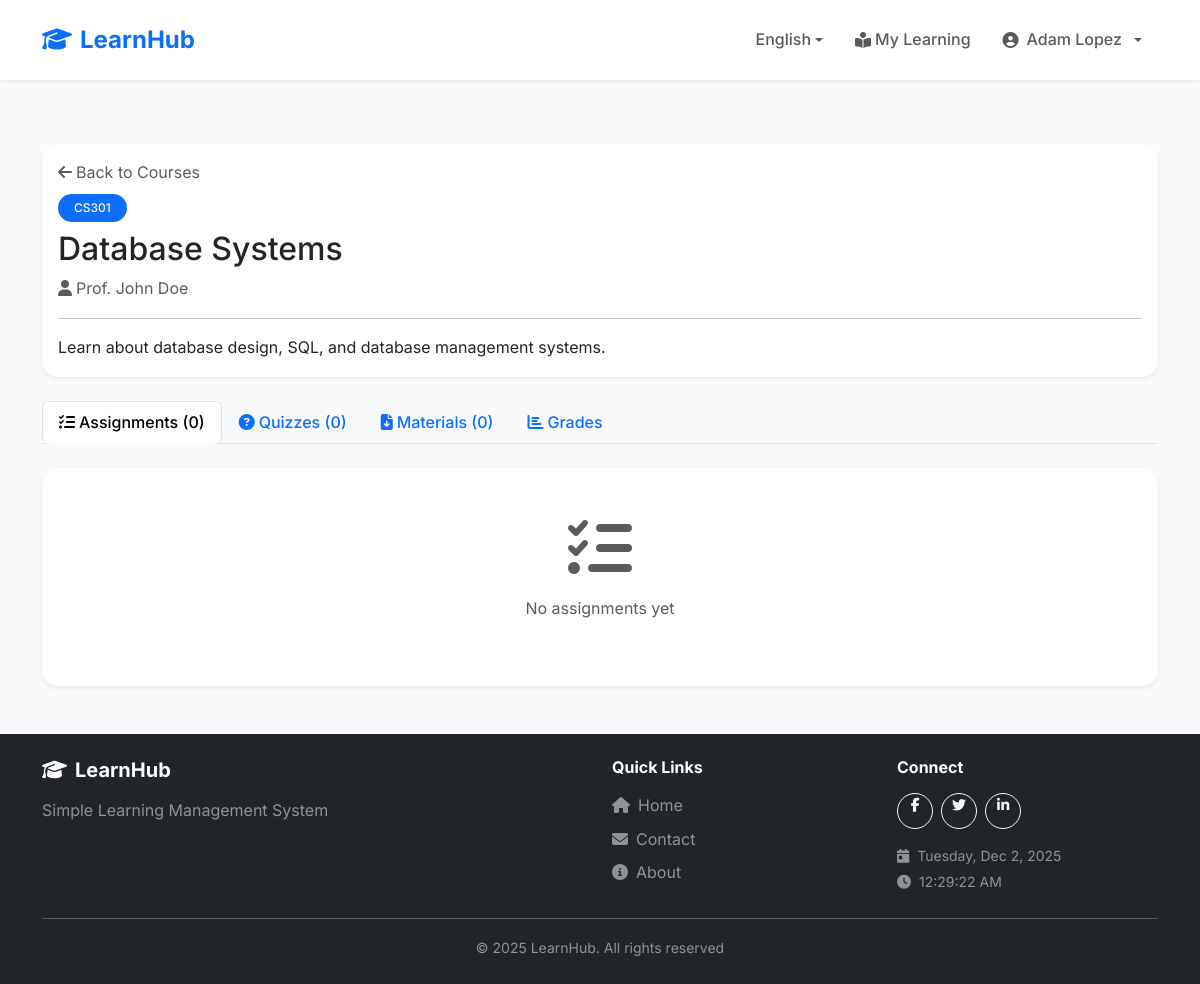
Screenshot of /student/course-details.php?id=1 (signed in) with the database file from the repository.
### tables this page shows
CREATE TABLE users (
    id INT AUTO_INCREMENT PRIMARY KEY,
    username VARCHAR(50) UNIQUE NOT NULL,
    email VARCHAR(100) UNIQUE NOT NULL,
    password VARCHAR(255) NOT NULL,
    full_name VARCHAR(100) NOT NULL,
    role ENUM('student', 'teacher', 'admin') DEFAULT 'student',
    status ENUM('pending', 'approved', 'rejected', 'suspended') DEFAULT 'approved',
    student_id VARCHAR(20) NULL,
    profile_picture VARCHAR(255) NULL,
    phone VARCHAR(20) NULL,
    bio TEXT NULL,
    verification_token VARCHAR(100) NULL,
    verification_document VARCHAR(255) NULL,
    verified_at TIMESTAMP NULL,
    verified_by INT NULL,
    created_at TIMESTAMP DEFAULT CURRENT_TIMESTAMP,
    FOREIGN KEY (verified_by) REFERENCES users(id) ON DELETE SET NULL
);

CREATE TABLE enrollments (
    id INT AUTO_INCREMENT PRIMARY KEY,
    student_id INT NOT NULL,
    course_id INT NOT NULL,
    enrolled_at TIMESTAMP DEFAULT CURRENT_TIMESTAMP,
    FOREIGN KEY (student_id) REFERENCES users(id) ON DELETE CASCADE,
    FOREIGN KEY (course_id) REFERENCES courses(id) ON DELETE CASCADE,
    UNIQUE KEY unique_enrollment (student_id, course_id)
);

CREATE TABLE courses (
    id INT AUTO_INCREMENT PRIMARY KEY,
    teacher_id INT NOT NULL,
    course_code VARCHAR(20) NOT NULL,
    course_name VARCHAR(100) NOT NULL,
    description TEXT,
    created_at TIMESTAMP DEFAULT CURRENT_TIMESTAMP,
    FOREIGN KEY (teacher_id) REFERENCES users(id) ON DELETE CASCADE
);

### config/languages.php (called while the page is built, shortened)
<?php
$currentLanguage = $_SESSION['language'];
$translationFile = __DIR__ . '/../lang/' . $currentLanguage . '.php';
if (file_exists($translationFile)) {
    $translations = require $translationFile;
} else {
    $translations = require __DIR__ . '/../lang/en.php';
}
function __($key) {
    global $translations;
    return $translations[$key] ?? $key;
}
function getCurrentLanguage() {
    return $_SESSION['language'] ?? 'en';
}
function getLanguageDirection() {
    $rtlLanguages = ['ar'];
    return in_array(getCurrentLanguage(), $rtlLanguages) ? 'rtl' : 'ltr';
}

### config/helpers/auth.php (called while the page is built, shortened)
<?php
function isLoggedIn() {
    return isset($_SESSION['user_id']);
}
function getCurrentUser() {
    global $pdo;
    if ($pdo) {
        $stmt = $pdo->prepare("SELECT * FROM users WHERE id = ?");
        $stmt->execute([$_SESSION['user_id']]);
        return $stmt->fetch();
    }
    return [
        'id' => $_SESSION['user_id'] ?? null,
        'full_name' => $_SESSION['user_name'] ?? '',
        'role' => $_SESSION['user_role'] ?? ''
    ];
}
function hasRole($role) {
    return isset($_SESSION['user_role']) && $_SESSION['user_role'] === $role;
}
?>

### config/helpers/validation.php (called while the page is built, shortened)
<?php
function sanitize($input) {
    return htmlspecialchars(trim($input), ENT_QUOTES, 'UTF-8');
}
?>

### student/course-details.php (the view, shortened to what this page needs)
<?php
require_once '../config/config.php';
$user = getCurrentUser();
$courseId = $_GET['id'] ?? 0;
$stmt = $pdo->prepare("
    SELECT c.*, u.full_name as teacher_name,
           e.id as enrollment_id
    FROM courses c
    JOIN enrollments e ON c.id = e.course_id
    JOIN users u ON c.teacher_id = u.id
    WHERE c.id = ? AND e.student_id = ?
");
$stmt->execute([$courseId, $user['id']]);
$course = $stmt->fetch();
$stmt = $pdo->prepare("
    SELECT a.*,
           s.id as submission_id,
           s.grade,
           s.submitted_at,
           s.feedback
    FROM assignments a
    LEFT JOIN submissions s ON a.id = s.assignment_id AND s.student_id = ?
    WHERE a.course_id = ?
    ORDER BY a.due_date DESC
");
$stmt->execute([$user['id'], $courseId]);
$assignments = $stmt->fetchAll();
$stmt = $pdo->prepare("
    SELECT q.*,
           (SELECT COUNT(*) FROM quiz_attempts WHERE quiz_id = q.id AND student_id = ? AND completed_at IS NOT NULL) as completed_attempts,
           (SELECT score FROM quiz_attempts WHERE quiz_id = q.id AND student_id = ? AND completed_at IS NOT NULL ORDER BY score DESC LIMIT 1) as best_score
    FROM quizzes q
    WHERE q.course_id = ?
    ORDER BY q.due_date DESC
");
$stmt->execute([$user['id'], $user['id'], $courseId]);
$quizzes = $stmt->fetchAll();
$stmt = $pdo->prepare("
    SELECT m.*
    FROM materials m
    WHERE m.course_id = ?
    ORDER BY m.uploaded_at DESC
");
$stmt->execute([$courseId]);
$materials = $stmt->fetchAll();
include '../includes/header.php';
?>
<div class="container my-5">
    <div class="card border-0 shadow-sm mb-4">
        <div class="card-body">
            <div class="d-flex justify-content-between align-items-start">
                <div>
                    <div class="mb-2">
                        <a href="course.php" class="text-decoration-none text-muted">
                            <i class="fas fa-arrow-left me-1"></i>Back to Courses
                        </a>
                    </div>
                    <span class="badge bg-primary mb-2"><?= sanitize($course['course_code']) ?></span>
                    <h2 class="mb-2"><?= sanitize($course['course_name']) ?></h2>
                    <p class="text-muted mb-0">
                        <i class="fas fa-user me-1"></i><?= sanitize($course['teacher_name']) ?>
                    </p>
                </div>
            </div>
            <?php if ($course['description']): ?>
                <hr>
                <p class="mb-0"><?= nl2br(sanitize($course['description'])) ?></p>
            <?php endif; ?>
        </div>
    </div>
    <ul class="nav nav-tabs mb-4" role="tablist">
        <li class="nav-item" role="presentation">
            <button class="nav-link active" data-bs-toggle="tab" data-bs-target="#assignments-tab" type="button">
                <i class="fas fa-tasks me-1"></i>Assignments (<?= count($assignments) ?>)
            </button>
        </li>
        <li class="nav-item" role="presentation">
            <button class="nav-link" data-bs-toggle="tab" data-bs-target="#quizzes-tab" type="button">
                <i class="fas fa-question-circle me-1"></i>Quizzes (<?= count($quizzes) ?>)
            </button>
        </li>
        <li class="nav-item" role="presentation">
            <button class="nav-link" data-bs-toggle="tab" data-bs-target="#materials-tab" type="button">
                <i class="fas fa-file-download me-1"></i>Materials (<?= count($materials) ?>)
            </button>
        </li>
        <li class="nav-item" role="presentation">
            <button class="nav-link" data-bs-toggle="tab" data-bs-target="#grades-tab" type="button">
                <i class="fas fa-chart-bar me-1"></i>Grades
            </button>
        </li>
    </ul>
    <div class="tab-content">
        <div class="tab-pane fade show active" id="assignments-tab">
            <?php if (empty($assignments)): ?>
                <div class="card border-0 shadow-sm">
                    <div class="card-body text-center py-5">
                        <i class="fas fa-tasks fa-4x text-muted mb-3"></i>
                        <p class="text-muted">No assignments yet</p>
                    </div>
                </div>
            <?php endif; ?>
        </div>
    </div>
</div>
<?php include '../includes/footer.php'; ?>

### includes/header.php (shortened to what this page needs)
<?php
$currentUser = getCurrentUser();
?>
<!DOCTYPE html>
<html lang="<?= getCurrentLanguage() ?>" dir="<?= getLanguageDirection() ?>">
<head>
    <link href="https://cdn.jsdelivr.net/npm/bootstrap@5.3.2/dist/css/bootstrap.min.css" rel="stylesheet">
    <link rel="stylesheet" href="https://cdnjs.cloudflare.com/ajax/libs/font-awesome/6.4.2/css/all.min.css">
    <link rel="stylesheet" href="<?= SITE_URL ?>/assets/css/style.css?v=<?= time() ?>">
</head>
<body>
    <nav class="navbar navbar-expand-lg navbar-light bg-white shadow-sm sticky-top">
        <div class="container">
            <a class="navbar-brand fw-bold text-primary" href="<?= SITE_URL ?>">
                <i class="fas fa-graduation-cap <?= getLanguageDirection() === 'rtl' ? 'ms-2' : 'me-2' ?>"></i><?= SITE_NAME ?>
            </a>
            <div class="collapse navbar-collapse" id="navbarNav">
                <ul class="navbar-nav <?= getLanguageDirection() === 'rtl' ? 'me-auto' : 'ms-auto' ?> align-items-center">
                    <li class="nav-item dropdown">
                        <a class="nav-link dropdown-toggle" href="#" id="langDropdown" role="button" data-bs-toggle="dropdown">
                            <?= AVAILABLE_LANGUAGES[getCurrentLanguage()]['flag'] ?> <?= AVAILABLE_LANGUAGES[getCurrentLanguage()]['name'] ?>
                        </a>
                    </li>
                    <?php if (isLoggedIn()): ?>
                        <?php if (hasRole('student')): ?>
                            <li class="nav-item">
                                <a class="nav-link" href="<?= SITE_URL ?>/student/index.php">
                                    <i class="fas fa-book-open-reader <?= getLanguageDirection() === 'rtl' ? 'ms-1' : 'me-1' ?>"></i><?= __('my_learning') ?>
                                </a>
                            </li>
                        <?php endif; ?>
                        <li class="nav-item dropdown">
                            <a class="nav-link dropdown-toggle d-flex align-items-center gap-2" href="#" id="userDropdown" role="button" data-bs-toggle="dropdown">
                                <?php if (!empty($currentUser['profile_picture'])): ?>
                                    <img src="<?= SITE_URL ?>/uploads/<?= sanitize($currentUser['profile_picture']) ?>"
                                         class="rounded-circle"
                                         class="rounded-circle avatar-sm"
                                         alt="<?= sanitize($currentUser['full_name']) ?>">
                                <?php else: ?>
                                    <i class="fas fa-user-circle"></i>
                                <?php endif; ?>
                                <span><?= sanitize($currentUser['full_name']) ?></span>
                            </a>
                        </li>
                    <?php endif; ?>
                </ul>
            </div>
        </div>
    </nav>
    <main>

### assets/css/style.css (style rules this page uses)
:root { --primary-color: #4f46e5; --primary-dark: #4338ca; --secondary-color: #06b6d4; --success-color: #10b981; --warning-color: #f59e0b; --danger-color: #ef4444; --dark-color: #1f2937; --light-color: #f8fafc; --gradient-primary: linear-gradient(135deg, #4f46e5 0%, #06b6d4 100%); }
html, body { height: 100%; margin: 0; }
body { font-family: 'Inter', sans-serif; background-color: #f8fafc; color: #334155; line-height: 1.6; display: flex; flex-direction: column; min-height: 100vh; }
main { flex: 1 0 auto; }
a { text-decoration: none; transition: all 0.3s ease; }
.navbar { padding: 1rem 0; }
.navbar-brand { font-size: 1.5rem; flex-shrink: 0; transition: all 0.3s ease; cursor: pointer; }
.navbar-brand i { display: inline-block; transition: transform 0.3s ease; }
.navbar-collapse { flex-grow: 1; }
.nav-link { font-weight: 500; padding: 0.5rem 1rem !important; border-radius: 0.5rem; transition: all 0.3s ease; display: inline-flex; align-items: center; white-space: nowrap; }
.nav-link i { display: inline-block; flex-shrink: 0; }
.card { border: none; border-radius: 1rem; box-shadow: 0 4px 6px -1px rgba(0, 0, 0, 0.1), 0 2px 4px -1px rgba(0, 0, 0, 0.06); transition: all 0.3s ease; overflow: hidden; }
.badge { padding: 0.5rem 1rem; border-radius: 2rem; font-weight: 500; }

### rows the page displays
users: full_name "Adam Lopez"
enrollments: course.course_code "CS301", course.course_name "Database Systems", users.full_name "Prof. John Doe", course.description "Learn about database design, SQL, and database management systems."

### other values shown
SITE_NAME "LearnHub"
AVAILABLE_LANGUAGES[getCurrentLanguage()]['name'] "English"
__('my_learning') "My Learning"
count($assignments) "0"
count($quizzes) "0"
count($materials) "0"
__('simple_lms') "Simple Learning Management System"
__('quick_links') "Quick Links"
__('home') "Home"
__('contact') "Contact"
__('about') "About"
__('connect') "Connect"
__('all_rights_reserved') "All rights reserved"
